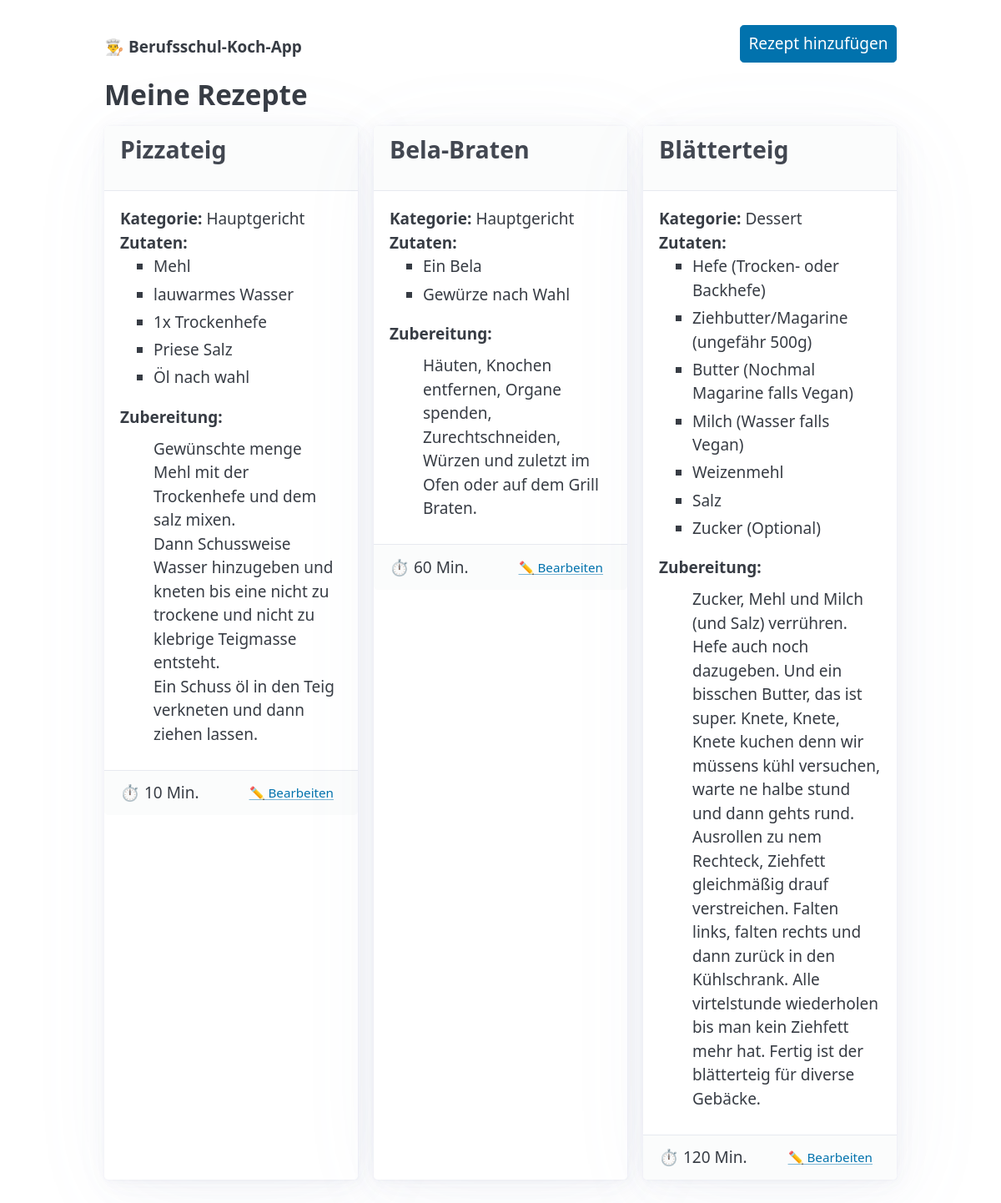
Before: / with the older database file.
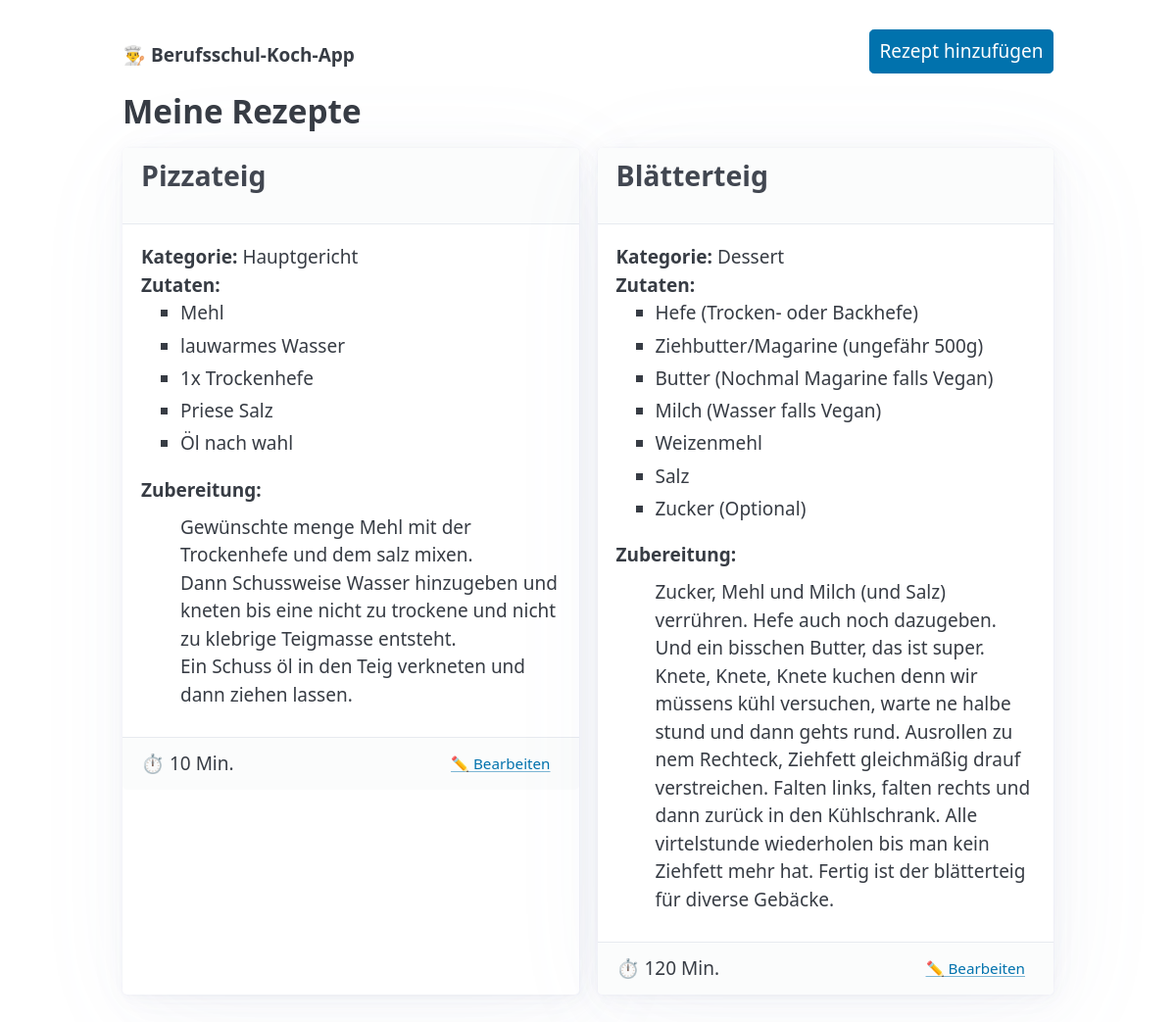
After: the same page with the newer database file.
### tables this page shows
CREATE TABLE rezepte (
            id INTEGER PRIMARY KEY AUTOINCREMENT,
            titel TEXT NOT NULL,
            dauer INTEGER,
            kategorie TEXT,
            zutaten TEXT,
            anleitung TEXT
        );

### app.py (the view)
@app.route('/')
def index():
    conn = get_db_connection()
    rezepte = conn.execute('SELECT * FROM rezepte').fetchall()
    conn.close()
    return render_template('index.html', rezepte=rezepte)

### app.py (called while the page is built)
def get_db_connection():
    conn = sqlite3.connect(DB_PATH)
    conn.row_factory = sqlite3.Row
    return conn

### templates/index.html (shortened to what this page needs)
<!DOCTYPE html>
<html lang="de">
<head>
    <link rel="stylesheet" href="https://cdn.jsdelivr.net/npm/@picocss/pico@2/css/pico.min.css">
</head>
<body>
    <main class="container">
        <nav>
            <ul>
                <li><strong>👨‍🍳 Berufsschul-Koch-App</strong></li>
            </ul>
            <ul>
                <li><a href="/neu" role="button">Rezept hinzufügen</a></li>
            </ul>
        </nav>
        <h2>Meine Rezepte</h2>
        <div class="grid">
            {% for rezept in rezepte %}
            <article>
                <header><h3>{{ rezept['titel'] }}</h3></header>
                <strong>Kategorie:</strong> {{ rezept['kategorie'].capitalize() }}<br>
                <strong>Zutaten:</strong>
                <ul>
                    {% for zeile in rezept['zutaten'].split('\n') %}
                        {% set zutat_daten = zeile.split('|') %}
                        {% if zutat_daten|length == 3 %}
                            <li>
                                <strong>{{ zutat_daten[0] }} {{ zutat_daten[1] }}</strong> {{ zutat_daten[2] }}
                            </li>
                        {% endif %}
                    {% endfor %}
                </ul>
               <strong>Zubereitung:</strong>
                <ol style="margin-top: 0.5rem; margin-bottom: 1.5rem;">
                    {% if '|||' in rezept['anleitung'] %}
                        {% for schritt in rezept['anleitung'].split('|||') %}
                            {% if schritt.strip() %}
                                <li style="margin-bottom: 0.5rem;">{{ schritt }}</li>
                            {% endif %}
                        {% endfor %}
                    {% else %}
                        <p style="white-space: pre-line;">{{ rezept['anleitung'] }}</p>
                    {% endif %}
                </ol>
                <footer>
                     <div style="display: flex; justify-content: space-between; align-items: center;">
                        <span>⏱ {{ rezept['dauer'] }} Min.</span>
                        <a href="/bearbeiten/{{ rezept['id'] }}" class="outline" style="padding: 2px 10px; font-size: 0.8rem;">✏️ Bearbeiten</a>
                     </div>
            </article>
            {% else %}
                <p>Noch keine Rezepte eingetragen. Klicke oben auf den Button!</p>
            {% endfor %}
        </div>
    </main>
</body>
</html>

Changed rows visible on the page:
removed rezepte: titel "Bela-Braten", kategorie "Hauptgericht", zutat_daten "Ein Bela" "Gewürze nach Wahl", anleitung "Häuten, Knochen entfernen, Organe spenden, Zurechtschneiden, Würzen und zuletzt im Ofen oder auf dem Grill Braten.", dauer "60"
